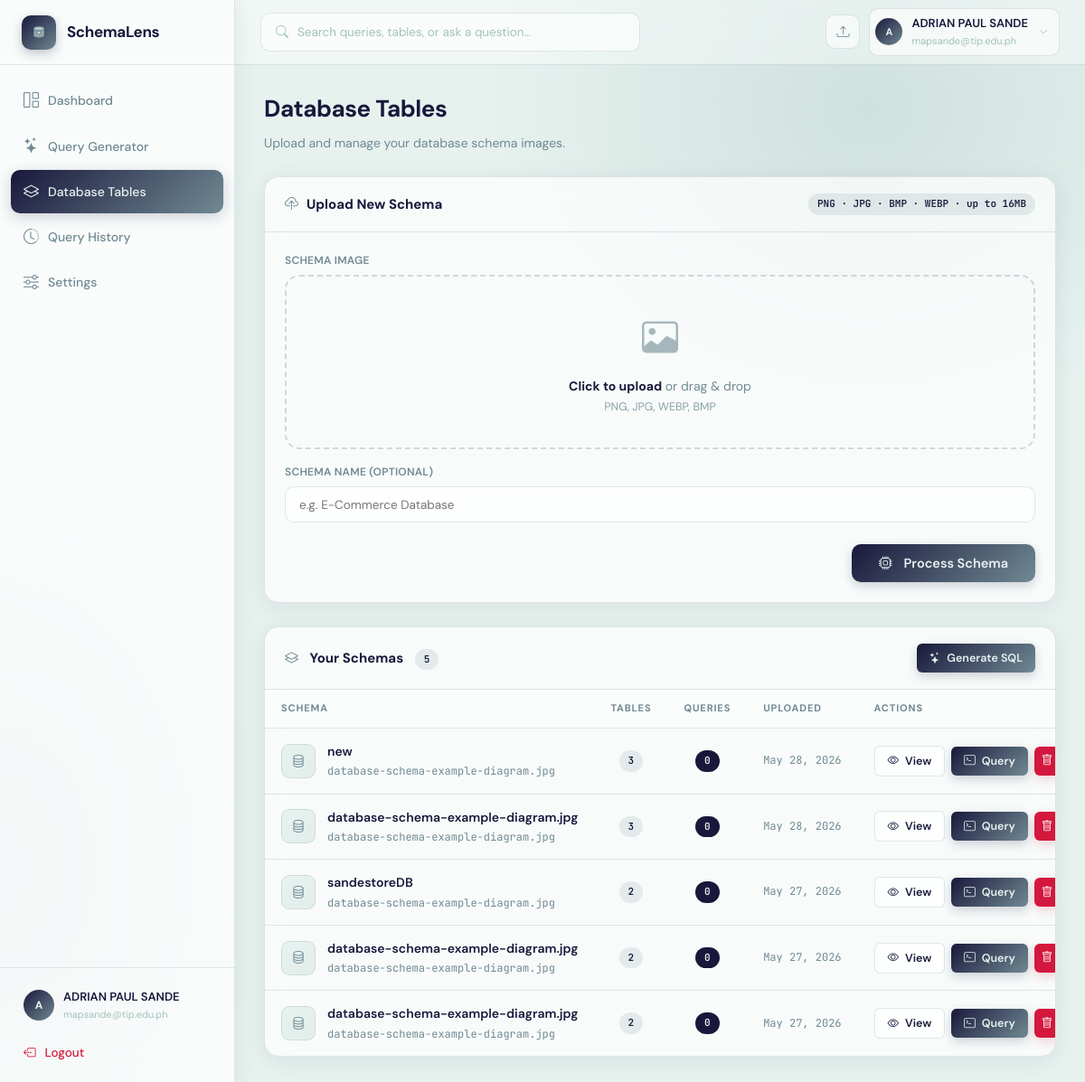
The page /schemas (signed in) on the database as committed earlier.
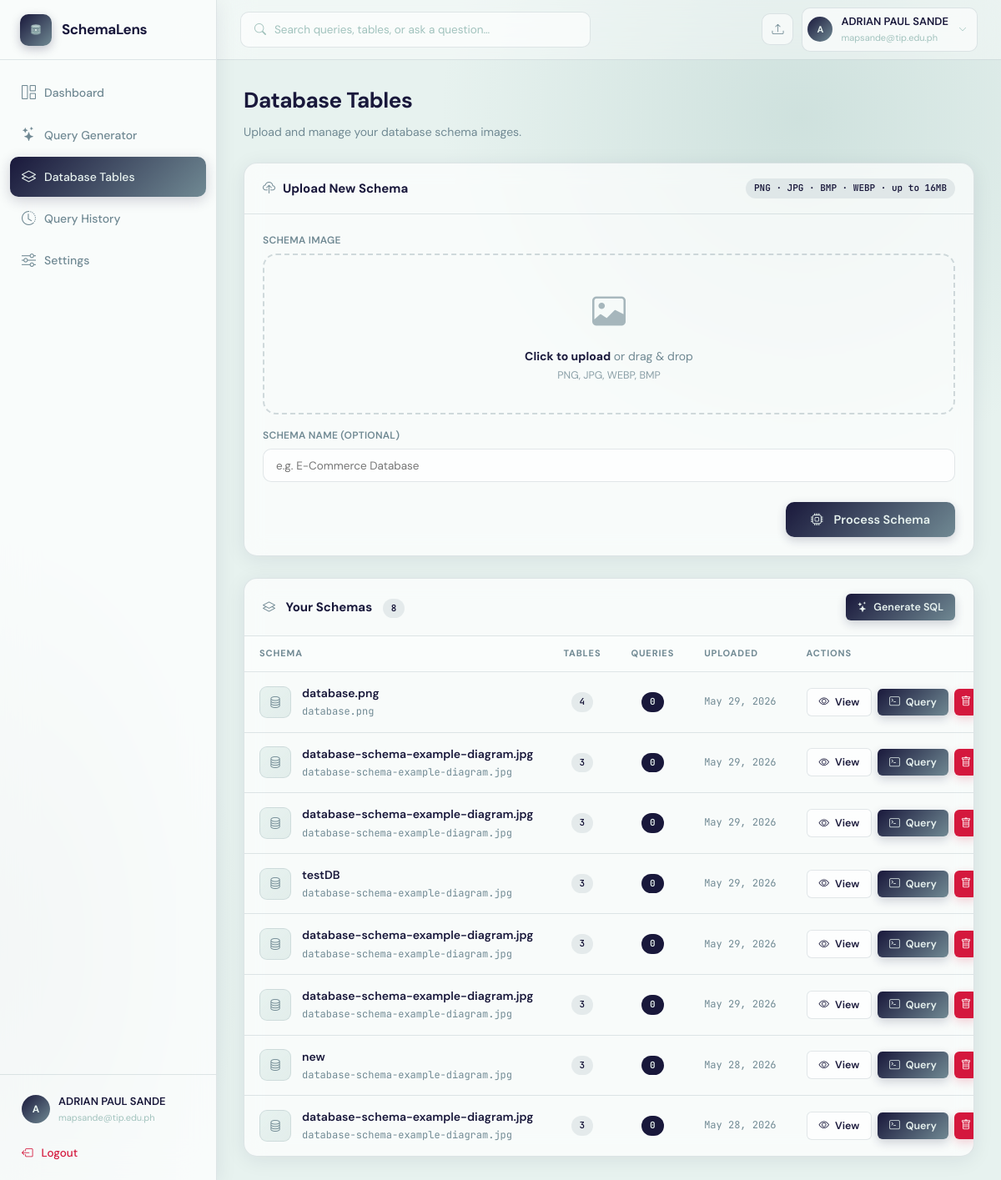
The same page on the database as committed later.
### app.py (models this page shows)
class User(UserMixin, db.Model):
    __tablename__ = "users"
    id           = db.Column(db.Integer, primary_key=True)
    name         = db.Column(db.String(120), nullable=False)
    email        = db.Column(db.String(200), unique=True, nullable=False)
    password     = db.Column(db.String(256), nullable=False)
    company      = db.Column(db.String(120), default="")
    role         = db.Column(db.String(80), default="")
    gemini_key   = db.Column(db.String(256), default="")
    created_at   = db.Column(db.DateTime, default=datetime.datetime.utcnow)
    schemas      = db.relationship("SchemaUpload", backref="owner", lazy=True,
                                   cascade="all, delete-orphan")
    queries      = db.relationship("QueryHistory", backref="owner", lazy=True,
                                   cascade="all, delete-orphan")

class SchemaUpload(db.Model):
    __tablename__ = "schema_uploads"
    id            = db.Column(db.Integer, primary_key=True)
    user_id       = db.Column(db.Integer, db.ForeignKey("users.id"), nullable=False)
    filename      = db.Column(db.String(256), nullable=False)
    original_name = db.Column(db.String(256), nullable=False)
    schema_name   = db.Column(db.String(120), default="")
    ocr_text      = db.Column(db.Text, default="")
    parsed_schema = db.Column(db.Text, default="")   # JSON
    confirmed_schema = db.Column(db.Text, default="")  # JSON — user-confirmed/edited version
    uploaded_at   = db.Column(db.DateTime, default=datetime.datetime.utcnow)
    queries       = db.relationship("QueryHistory", backref="schema", lazy=True,
                                    cascade="all, delete-orphan")

### app.py (the view)
@app.route("/schemas")
@login_required
def schemas():
    all_schemas = SchemaUpload.query.filter_by(user_id=current_user.id)\
                  .order_by(SchemaUpload.uploaded_at.desc()).all()
    return render_template("schemas.html", schemas=all_schemas)

### app.py (called while the page is built)
@login_manager.user_loader
def load_user(user_id):
    return db.session.get(User, int(user_id))

@app.template_filter('fromjson')
def fromjson_filter(s):
    try:
        return json.loads(s) if s else {}
    except Exception:
        return {}

### templates/schemas.html (shortened to what this page needs)
{% extends "base.html" %}
{% block content %}
<div class="page-head fade-in">
  <h1>Database Tables</h1>
  <p>Upload and manage your database schema images.</p>
</div>
<div class="card mb-4 fade-in fade-in-1" style="margin-bottom:26px;">
  <div class="card-header">
    <div class="card-title">
      <i class="bi bi-cloud-upload" style="color:var(--primary-mid);margin-right:9px;"></i>Upload New Schema
    </div>
    <span class="badge badge-mid">PNG · JPG · BMP · WEBP · up to 16MB</span>
  </div>
  <div class="card-body">
    <form method="POST" action="{{ url_for('upload_schema') }}" enctype="multipart/form-data" id="uploadForm">
      <div class="upload-grid-container">
        <div>
          <label class="label" style="margin-bottom: 6px; display: block;">Schema Image</label>
          <div class="upload-zone" id="dropZone" onclick="document.getElementById('fileInput').click()" tabindex="0" role="button">
            <div class="upload-icon"><i class="bi bi-image"></i></div>
            <div class="upload-hint" id="uploadHint">
              <strong>Click to upload</strong> or drag &amp; drop<br>
              <span style="font-size:12.5px; margin-top:4px; display:block; opacity:0.8;">PNG, JPG, WEBP, BMP</span>
            </div>
          </div>
        </div>
        <div>
          <label class="label" style="margin-bottom: 6px; display: block;">Schema Name (optional)</label>
          <input type="text" name="schema_name" class="input" placeholder="e.g. E-Commerce Database" style="width: 100%; height: 40px;">
        </div>
        <div class="upload-footer-actions">
          <button type="submit" class="btn btn-primary btn-lg" id="uploadBtn" style="min-width: 180px; justify-content:center; height: 42px;">
            <i class="bi bi-cpu" style="margin-right: 6px;"></i> Process Schema
          </button>
        </div>
      </div>
    </form>
  </div>
</div>
<div class="card fade-in fade-in-2">
  <div class="card-header">
    <div class="card-title">
      <i class="bi bi-layers" style="color:var(--primary-mid);margin-right:9px;"></i>
      Your Schemas
      <span class="badge badge-mid" style="margin-left:9px;">{{ schemas|length }}</span>
    </div>
    <a href="{{ url_for('query_page') }}" class="btn btn-primary btn-sm"><i class="bi bi-stars"></i> Generate SQL</a>
  </div>
  {% if schemas %}
  <div class="table-responsive">
    <table class="schemas-table">
      <thead>
        <tr>
          <th>Schema</th>
          <th style="text-align:center; width: 90px;">Tables</th>
          <th style="text-align:center; width: 90px;">Queries</th>
          <th style="width: 130px;">Uploaded</th>
          <th style="width: 220px;">Actions</th>
        </tr>
      </thead>
      <tbody>
        {% for s in schemas %}
        <tr>
          <td>
            <div class="schema-name-cell">
              <div class="schema-icon"><i class="bi bi-database" style="color:var(--primary-mid);font-size:15px;"></i></div>
              <div>
                <div style="font-weight:600; font-size:14px; color: var(--text);">{{ s.schema_name or s.original_name }}</div>
                <div style="font-size:12px; color:var(--text-soft); font-family:var(--mono); margin-top: 2px;">{{ s.original_name }}</div>
              </div>
            </div>
          </td>
          <td style="text-align:center;">
            {% if s.parsed_schema %}
              {% set p = s.parsed_schema | fromjson %}
              <span class="badge badge-mid">{{ p.tables | length }}</span>
            {% else %}
              <span class="badge badge-light">—</span>
            {% endif %}
          </td>
          <td style="text-align:center;">
            <span class="badge badge-dark">{{ s.queries|length }}</span>
          </td>
          <td style="font-family:var(--mono); font-size:12px; color:var(--text-soft);">
            {{ s.uploaded_at.strftime('%b %d, %Y') }}
          </td>
          <td>
            <div class="actions-cell-flex">
              <a href="{{ url_for('schema_detail', schema_id=s.id) }}" class="btn btn-outline btn-sm">
                <i class="bi bi-eye"></i> View
              </a>
              <a href="{{ url_for('query_page') }}?schema_id={{ s.id }}" class="btn btn-primary btn-sm">
                <i class="bi bi-terminal"></i> Query
              </a>
              <form method="POST" action="{{ url_for('delete_schema', schema_id=s.id) }}"
                    onsubmit="return confirm('Delete this schema and all its queries?');" style="margin:0;">
                <button type="submit" class="btn btn-danger btn-sm btn-icon">
                  <i class="bi bi-trash"></i>
                </button>
              </form>
            </div>
          </td>
        </tr>
        {% endfor %}
      </tbody>
    </table>
  </div>
  {% endif %}
</div>
{% endblock %}

### templates/base.html (shortened to what this page needs)
<!DOCTYPE html>
<html lang="en">
<head>
  <link href="https://cdn.jsdelivr.net/npm/bootstrap-icons@1.11.3/font/bootstrap-icons.css" rel="stylesheet">
  <link rel="stylesheet" href="https://cdnjs.cloudflare.com/ajax/libs/highlight.js/11.9.0/styles/github-dark.min.css">
</head>
<body>
{% if current_user.is_authenticated %}
<aside class="sidebar">
  <div class="sidebar-logo">
    <div class="logo-icon">
    </div>
    <span class="logo-text">SchemaLens</span>
  </div>
  <nav class="sidebar-nav">
    <a href="{{ url_for('dashboard') }}" class="nav-item {% if request.endpoint=='dashboard' %}active{% endif %}">
      <i class="bi bi-grid-1x2"></i> Dashboard
    </a>
    <a href="{{ url_for('query_page') }}" class="nav-item {% if request.endpoint=='query_page' %}active{% endif %}">
      <i class="bi bi-stars"></i> Query Generator
    </a>
    <a href="{{ url_for('schemas') }}" class="nav-item {% if request.endpoint in ['schemas','schema_detail'] %}active{% endif %}">
      <i class="bi bi-layers"></i> Database Tables
    </a>
    <a href="{{ url_for('history') }}" class="nav-item {% if request.endpoint=='history' %}active{% endif %}">
      <i class="bi bi-clock-history"></i> Query History
    </a>
    <a href="{{ url_for('settings') }}" class="nav-item {% if request.endpoint=='settings' %}active{% endif %}">
      <i class="bi bi-sliders"></i> Settings
    </a>
  </nav>
  <div class="sidebar-footer">
    <div class="user-row">
      <div class="user-avatar">{{ current_user.name[0].upper() }}</div>
      <div>
        <div class="user-name">{{ current_user.name }}</div>
        <div class="user-email">{{ current_user.email[:26] }}{% if current_user.email|length > 26 %}…{% endif %}</div>
      </div>
    </div>
    <a href="{{ url_for('logout') }}" class="logout-link">
      <i class="bi bi-box-arrow-left"></i> Logout
    </a>
  </div>
</aside>
<header class="topbar">
  <div class="search-box">
    <i class="bi bi-search"></i>
    <input type="text" placeholder="Search queries, tables, or ask a question…">
  </div>
  <div class="topbar-right">
    <a href="{{ url_for('schemas') }}" class="icon-btn" title="Upload Schema"><i class="bi bi-upload"></i></a>
    <div class="topbar-user">
      <div class="user-avatar" style="width:30px;height:30px;font-size:11px;">{{ current_user.name[0].upper() }}</div>
      <div>
        <div class="name">{{ current_user.name }}</div>
        <div class="email">{{ current_user.email[:22] }}{% if current_user.email|length>22 %}…{% endif %}</div>
      </div>
      <i class="bi bi-chevron-down" style="font-size:10px;color:var(--text-xs);margin-left:2px;"></i>
    </div>
  </div>
</header>
<div class="main">
  <div class="page">
    {% block content %}{% endblock %}
  </div>
</div>
{% else %}
{% block auth_content %}{% endblock %}
{% endif %}
</body>
</html>

### templates/schemas.html (style rules this page uses)
.page-head { margin-bottom: 26px; }
.page-head h1 { font-size: 26px; font-weight: 700; letter-spacing: -.5px; margin-bottom: 5px; color: var(--text); }
.page-head p { font-size: 14px; color: var(--text-soft); }
.upload-grid-container { display: flex; flex-direction: column; gap: 16px; }
.upload-zone { border: 2px dashed rgba(112,137,147,0.3); border-radius: var(--radius); padding: 36px 22px; text-align: center; cursor: pointer;w background: rgba(231,242,239,0.25); transition: all .2s ease-in-out; }
.upload-icon { font-size: 40px; color: var(--primary-mid); margin-bottom: 12px; opacity: .6; }
.upload-hint { font-size: 14px; color: var(--text-soft); line-height: 1.4; }
.upload-hint strong { color: var(--primary); }
.upload-footer-actions { display: flex; justify-content: flex-end; margin-top: 8px; }
.table-responsive { width: 100%; overflow-x: auto; -webkit-overflow-scrolling: touch; }
.schemas-table { width: 100%; border-collapse: collapse; white-space: nowrap; }
.schemas-table th { text-align: left; padding: 12px 18px; font-size: 11px; font-weight: 700; color: var(--text-soft); text-transform: uppercase; letter-spacing: .08em; border-bottom: 1.5px solid var(--border); background: rgba(255,255,255,0.3); }
.schemas-table td { padding: 14px 18px; border-bottom: 1px solid var(--border); font-size: 13.5px; vertical-align: middle; }
.schemas-table tr:last-child td { border-bottom: none; }
.schema-name-cell { display: flex; align-items: center; gap: 13px; }
.schema-icon { width: 38px; height: 38px; border-radius: 9px; background: linear-gradient(135deg, var(--primary-xlight), rgba(161,194,189,0.25)); display: flex; align-items: center; justify-content: center; flex-shrink: 0; border: 1px solid var(--border); }
.actions-cell-flex { display: flex; gap: 7px; align-items: center; }
.card-header { display: flex; align-items: center; justify-content: space-between; flex-wrap: wrap; gap: 12px; }

Rows that differ between the two databases and show on the page:
removed SchemaUpload: schema_name "sandestoreDB", original_name "database-schema-example-diagram.jpg", tables|length "2", queries|length "0", uploaded_at "May 27, 2026"
removed SchemaUpload: schema_name "database-schema-example-diagram.jpg", original_name "database-schema-example-diagram.jpg", tables|length "2", queries|length "0", uploaded_at "May 27, 2026"
removed SchemaUpload: schema_name "database-schema-example-diagram.jpg", original_name "database-schema-example-diagram.jpg", tables|length "2", queries|length "0", uploaded_at "May 27, 2026"
added SchemaUpload: schema_name "database.png", original_name "database.png", tables|length "4", queries|length "0", uploaded_at "May 29, 2026"
added SchemaUpload: schema_name "database-schema-example-diagram.jpg", original_name "database-schema-example-diagram.jpg", tables|length "3", queries|length "0", uploaded_at "May 29, 2026"
added SchemaUpload: schema_name "database-schema-example-diagram.jpg", original_name "database-schema-example-diagram.jpg", tables|length "3", queries|length "0", uploaded_at "May 29, 2026"
added SchemaUpload: schema_name "testDB", original_name "database-schema-example-diagram.jpg", tables|length "3", queries|length "0", uploaded_at "May 29, 2026"
added SchemaUpload: schema_name "database-schema-example-diagram.jpg", original_name "database-schema-example-diagram.jpg", tables|length "3", queries|length "0", uploaded_at "May 29, 2026"
added SchemaUpload: schema_name "database-schema-example-diagram.jpg", original_name "database-schema-example-diagram.jpg", tables|length "3", queries|length "0", uploaded_at "May 29, 2026"
Other text that changed with them:
{{ schemas|length }}: "5" → "8"
